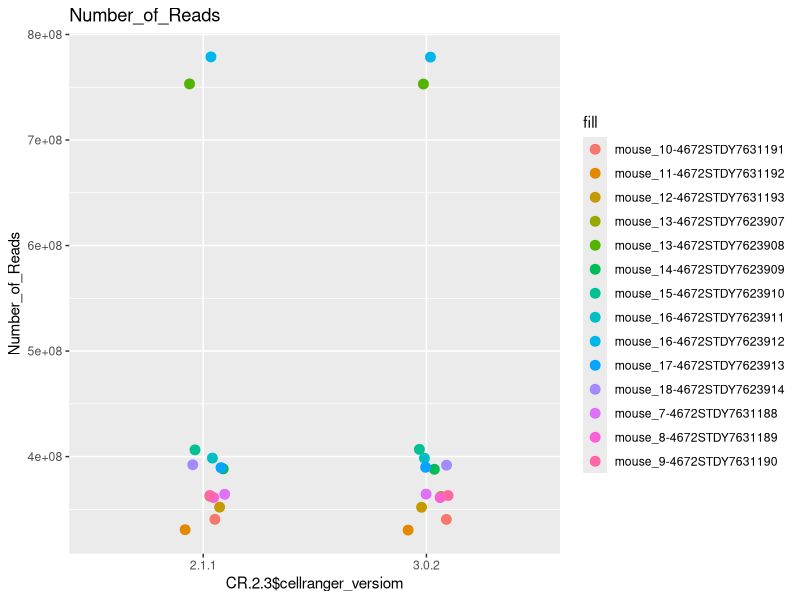
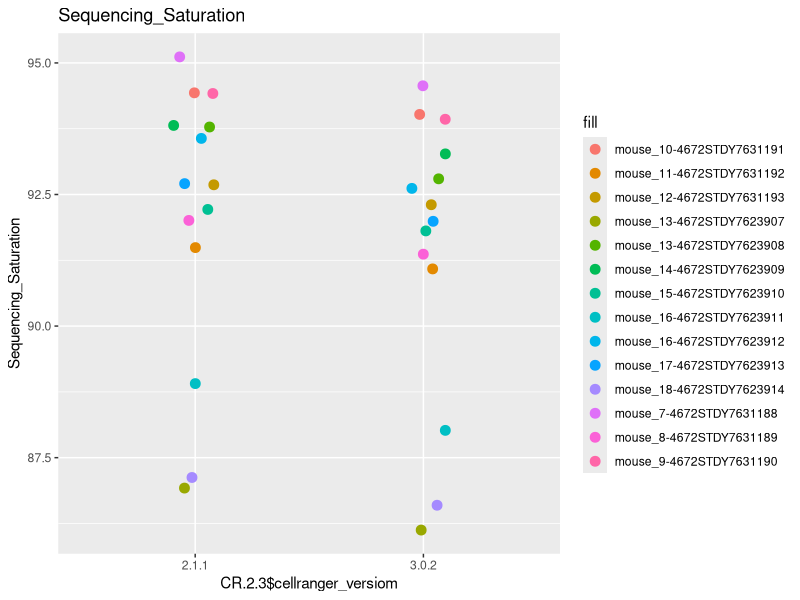
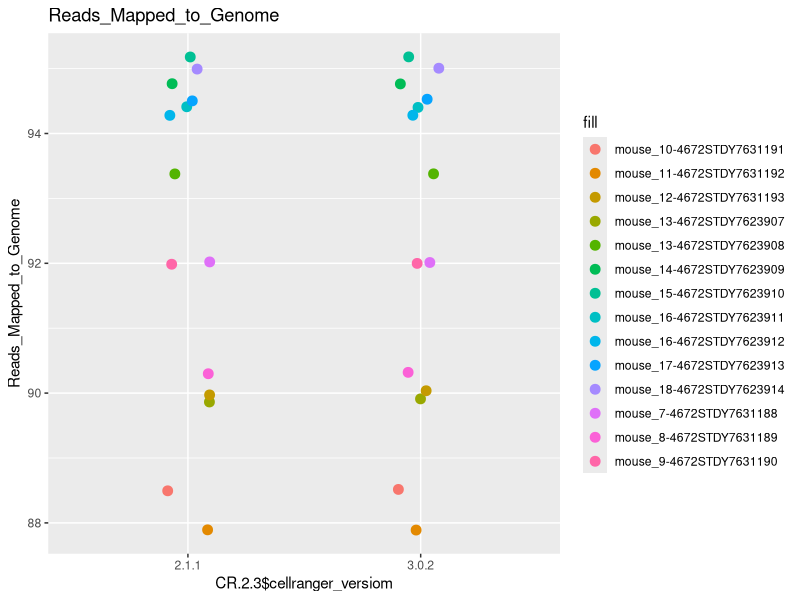
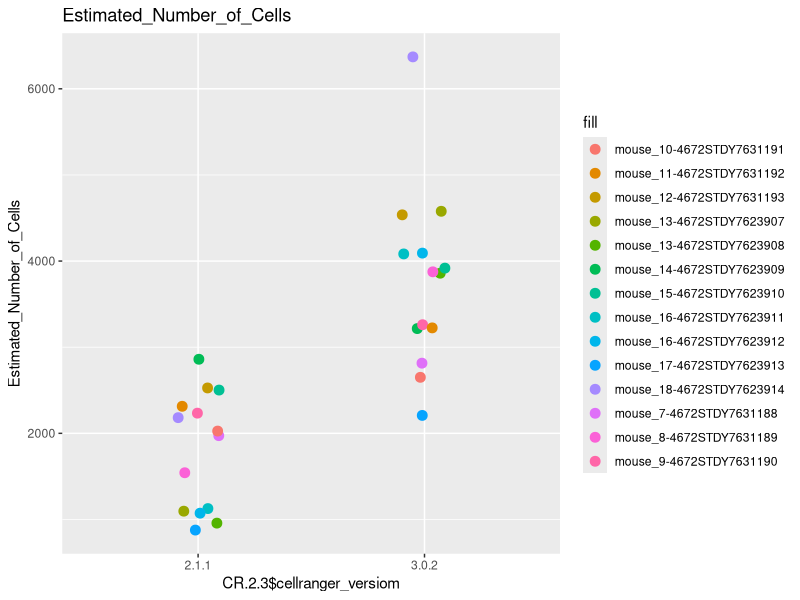
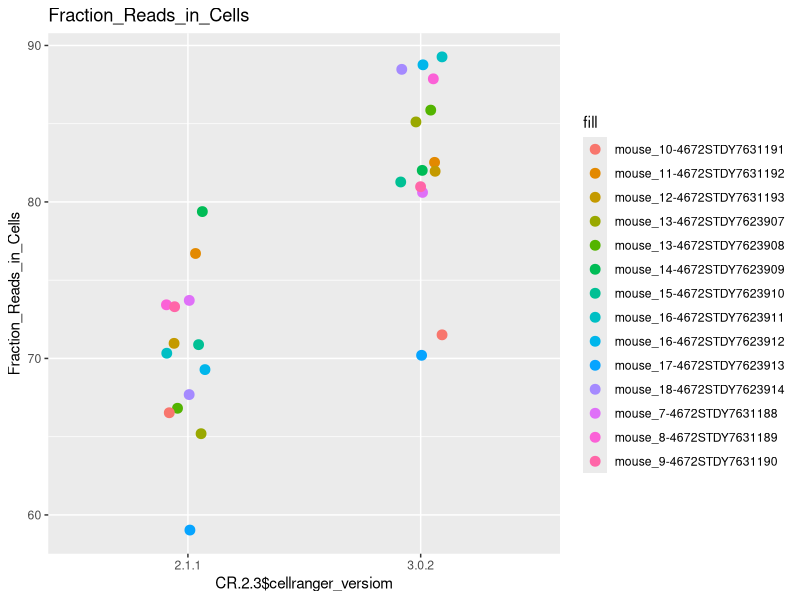
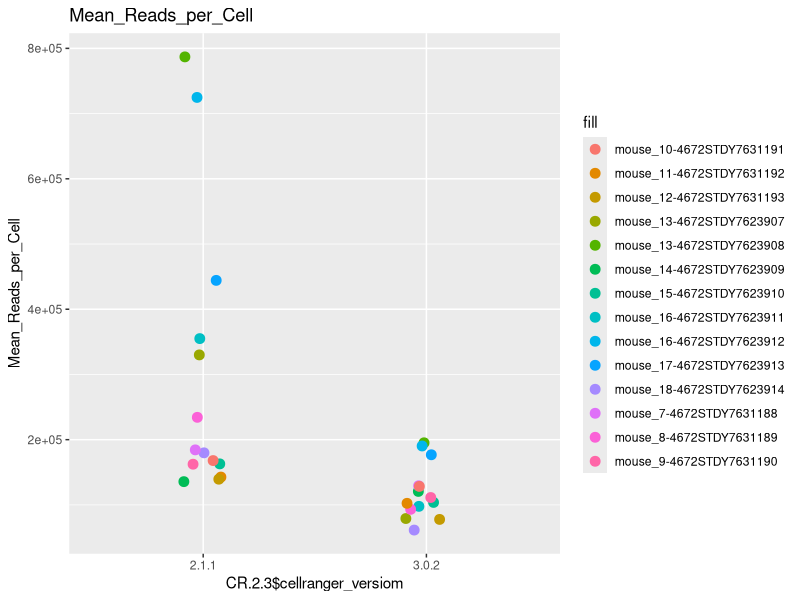
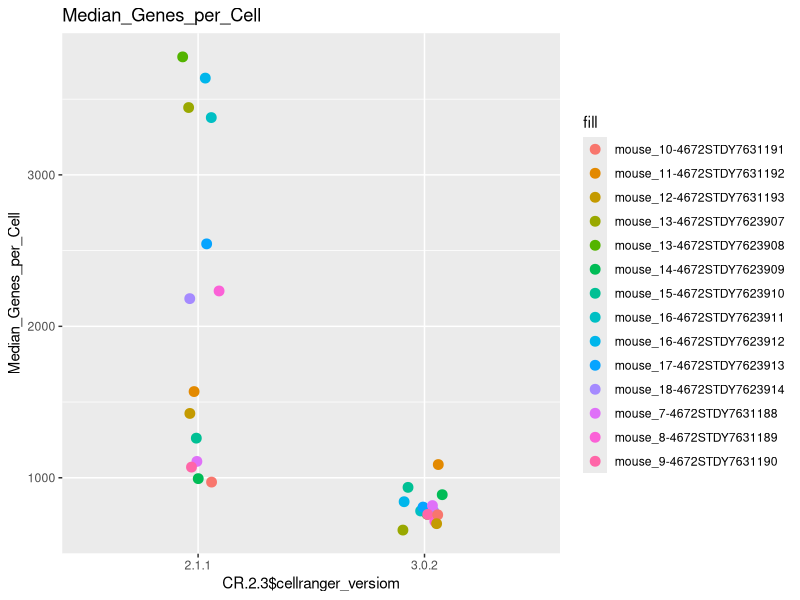
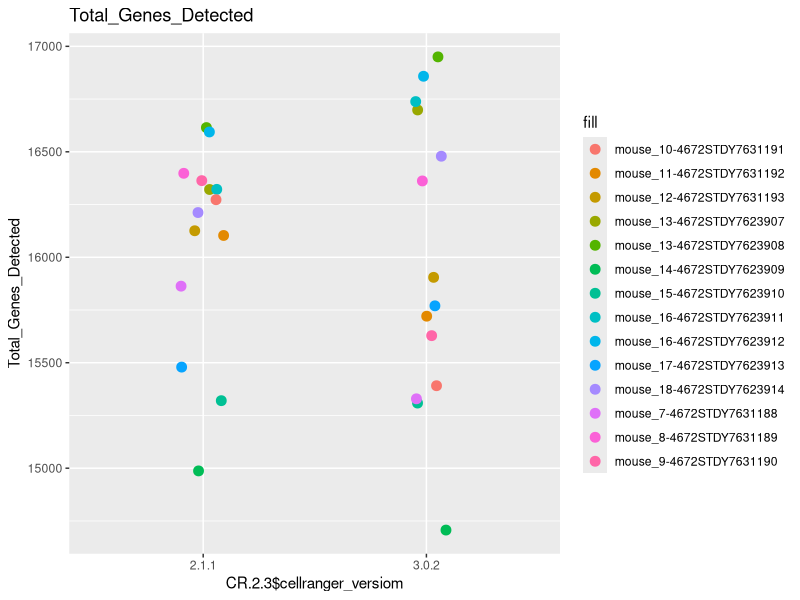

These charts were generated, in order, by the following R code:
library(ggplot2)

setwd('/Users/fr7/git_repos/single_cell')
CR <- read.table('metadata/cellranger_metrics.tsv', header = T)
meta_data <- read.table('metadata/samples.txt',header=T)

#join cellranger table with meta data
CR <- merge(CR,meta_data,no.dups=TRUE)
#make a new column for mouse_id-sample_id (for plotting)
CR$mouse_id.sample_id <- paste0(CR$mouse_id,'-',CR$sample_id)

write.table(CR,'metadata/cellranger_metadata.tsv',sep="\t")

#select only samples that have been run with versions 2 AND 3.
CR.2.3 <- CR[0,]
for (i in unique(CR$sample_id)){
  versions <- CR[which(CR$sample_id == i), ]
  if ( '2.1.1' %in% versions$cellranger_versiom & '3.0.2' %in% versions$cellranger_versiom  ){
    CR.2.3 <- rbind(CR.2.3, CR[which(CR$sample_id == i & CR$cellranger_versiom == '3.0.2'), ] ,  CR[which(CR$sample_id == i & CR$cellranger_versiom == '2.1.1'), ] )
  }
}

#plotting function
get_dotplot<-function(data,x,y,fill,metric){
  g<-ggplot(data,aes(x,y, colour=fill)) +
  geom_jitter(width = 0.1, size = 3) +
  labs(title= metric, x= deparse(substitute(x)) , y = metric)
  return(g)
}

metrics<-c("Number_of_Reads","Sequencing_Saturation" ,"Reads_Mapped_to_Genome", "Estimated_Number_of_Cells" , "Fraction_Reads_in_Cells" , "Mean_Reads_per_Cell" , "Median_Genes_per_Cell" , "Total_Genes_Detected" , "Median_UMI_Counts_per_Cell" )

for (metric in metrics){
  y<-eval(parse(text= paste0("CR.2.3$",metric)))
  plot <- get_dotplot(CR.2.3,CR.2.3$cellranger_versiom,y,CR.2.3$mouse_id.sample_id,metric)
  assign(paste0(metric), plot)
  pdf(paste0("QC_plots/",metric,".pdf") )
  print(plot)
  dev.off()
}




